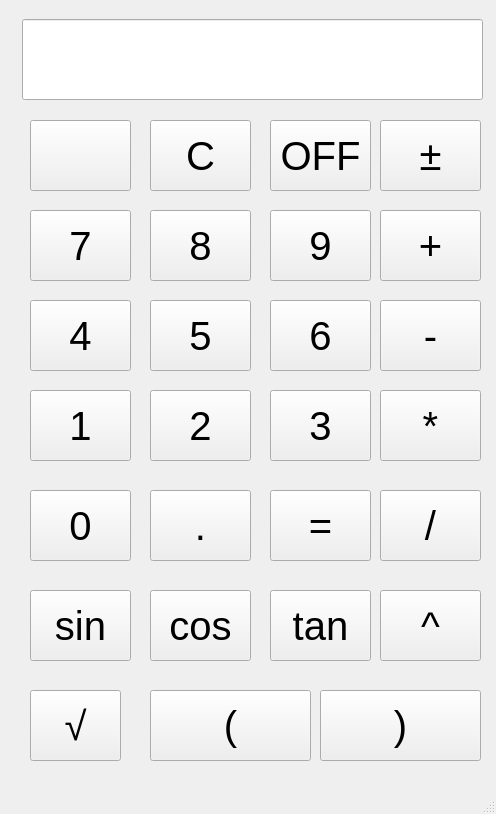
<?xml version="1.0" encoding="UTF-8"?>
<ui version="4.0">
 <class>MainWindow</class>
 <widget class="QMainWindow" name="MainWindow">
  <property name="geometry">
   <rect>
    <x>0</x>
    <y>0</y>
    <width>496</width>
    <height>814</height>
   </rect>
  </property>
  <property name="windowTitle">
   <string>MainWindow</string>
  </property>
  <widget class="QWidget" name="centralwidget">
   <widget class="QPushButton" name="pushButton">
    <property name="geometry">
     <rect>
      <x>30</x>
      <y>120</y>
      <width>101</width>
      <height>71</height>
     </rect>
    </property>
    <property name="text">
     <string/>
    </property>
    <property name="icon">
     <iconset>
      <normaloff>icons/backspace.png</normaloff>icons/backspace.png</iconset>
    </property>
    <property name="iconSize">
     <size>
      <width>50</width>
      <height>50</height>
     </size>
    </property>
   </widget>
   <widget class="QPushButton" name="pushButton_2">
    <property name="geometry">
     <rect>
      <x>150</x>
      <y>120</y>
      <width>101</width>
      <height>71</height>
     </rect>
    </property>
    <property name="font">
     <font>
      <pointsize>30</pointsize>
     </font>
    </property>
    <property name="text">
     <string>C</string>
    </property>
    <property name="iconSize">
     <size>
      <width>50</width>
      <height>50</height>
     </size>
    </property>
   </widget>
   <widget class="QPushButton" name="pushButton_3">
    <property name="geometry">
     <rect>
      <x>270</x>
      <y>120</y>
      <width>101</width>
      <height>71</height>
     </rect>
    </property>
    <property name="font">
     <font>
      <pointsize>30</pointsize>
      <weight>50</weight>
      <bold>false</bold>
     </font>
    </property>
    <property name="text">
     <string>OFF</string>
    </property>
   </widget>
   <widget class="QPushButton" name="pushButton_4">
    <property name="geometry">
     <rect>
      <x>380</x>
      <y>120</y>
      <width>101</width>
      <height>71</height>
     </rect>
    </property>
    <property name="font">
     <font>
      <pointsize>30</pointsize>
     </font>
    </property>
    <property name="text">
     <string>±</string>
    </property>
   </widget>
   <widget class="QPushButton" name="pushButton_5">
    <property name="geometry">
     <rect>
      <x>150</x>
      <y>210</y>
      <width>101</width>
      <height>71</height>
     </rect>
    </property>
    <property name="font">
     <font>
      <pointsize>30</pointsize>
     </font>
    </property>
    <property name="text">
     <string>8</string>
    </property>
   </widget>
   <widget class="QPushButton" name="pushButton_6">
    <property name="geometry">
     <rect>
      <x>30</x>
      <y>210</y>
      <width>101</width>
      <height>71</height>
     </rect>
    </property>
    <property name="font">
     <font>
      <pointsize>30</pointsize>
     </font>
    </property>
    <property name="text">
     <string>7</string>
    </property>
   </widget>
   <widget class="QPushButton" name="pushButton_7">
    <property name="geometry">
     <rect>
      <x>270</x>
      <y>210</y>
      <width>101</width>
      <height>71</height>
     </rect>
    </property>
    <property name="font">
     <font>
      <pointsize>30</pointsize>
     </font>
    </property>
    <property name="text">
     <string>9</string>
    </property>
   </widget>
   <widget class="QPushButton" name="pushButton_8">
    <property name="geometry">
     <rect>
      <x>380</x>
      <y>210</y>
      <width>101</width>
      <height>71</height>
     </rect>
    </property>
    <property name="font">
     <font>
      <pointsize>30</pointsize>
     </font>
    </property>
    <property name="text">
     <string>+</string>
    </property>
   </widget>
   <widget class="QPushButton" name="pushButton_9">
    <property name="geometry">
     <rect>
      <x>150</x>
      <y>300</y>
      <width>101</width>
      <height>71</height>
     </rect>
    </property>
    <property name="font">
     <font>
      <pointsize>30</pointsize>
     </font>
    </property>
    <property name="text">
     <string>5</string>
    </property>
   </widget>
   <widget class="QPushButton" name="pushButton_10">
    <property name="geometry">
     <rect>
      <x>30</x>
      <y>300</y>
      <width>101</width>
      <height>71</height>
     </rect>
    </property>
    <property name="font">
     <font>
      <pointsize>30</pointsize>
     </font>
    </property>
    <property name="text">
     <string>4</string>
    </property>
   </widget>
   <widget class="QPushButton" name="pushButton_11">
    <property name="geometry">
     <rect>
      <x>270</x>
      <y>300</y>
      <width>101</width>
      <height>71</height>
     </rect>
    </property>
    <property name="font">
     <font>
      <pointsize>30</pointsize>
     </font>
    </property>
    <property name="text">
     <string>6</string>
    </property>
   </widget>
   <widget class="QPushButton" name="pushButton_12">
    <property name="geometry">
     <rect>
      <x>380</x>
      <y>300</y>
      <width>101</width>
      <height>71</height>
     </rect>
    </property>
    <property name="font">
     <font>
      <pointsize>30</pointsize>
     </font>
    </property>
    <property name="text">
     <string>-</string>
    </property>
   </widget>
   <widget class="QPushButton" name="pushButton_13">
    <property name="geometry">
     <rect>
      <x>150</x>
      <y>390</y>
      <width>101</width>
      <height>71</height>
     </rect>
    </property>
    <property name="font">
     <font>
      <pointsize>30</pointsize>
     </font>
    </property>
    <property name="text">
     <string>2</string>
    </property>
   </widget>
   <widget class="QPushButton" name="pushButton_14">
    <property name="geometry">
     <rect>
      <x>30</x>
      <y>390</y>
      <width>101</width>
      <height>71</height>
     </rect>
    </property>
    <property name="font">
     <font>
      <pointsize>30</pointsize>
     </font>
    </property>
    <property name="text">
     <string>1</string>
    </property>
   </widget>
   <widget class="QPushButton" name="pushButton_15">
    <property name="geometry">
     <rect>
      <x>270</x>
      <y>390</y>
      <width>101</width>
      <height>71</height>
     </rect>
    </property>
    <property name="font">
     <font>
      <pointsize>30</pointsize>
     </font>
    </property>
    <property name="text">
     <string>3</string>
    </property>
   </widget>
   <widget class="QPushButton" name="pushButton_16">
    <property name="geometry">
     <rect>
      <x>380</x>
      <y>390</y>
      <width>101</width>
      <height>71</height>
     </rect>
    </property>
    <property name="font">
     <font>
      <pointsize>30</pointsize>
     </font>
    </property>
    <property name="text">
     <string>*</string>
    </property>
   </widget>
   <widget class="QPushButton" name="pushButton_17">
    <property name="geometry">
     <rect>
      <x>150</x>
      <y>490</y>
      <width>101</width>
      <height>71</height>
     </rect>
    </property>
    <property name="font">
     <font>
      <pointsize>30</pointsize>
     </font>
    </property>
    <property name="text">
     <string>.</string>
    </property>
   </widget>
   <widget class="QPushButton" name="pushButton_18">
    <property name="geometry">
     <rect>
      <x>30</x>
      <y>490</y>
      <width>101</width>
      <height>71</height>
     </rect>
    </property>
    <property name="font">
     <font>
      <pointsize>30</pointsize>
     </font>
    </property>
    <property name="text">
     <string>0</string>
    </property>
   </widget>
   <widget class="QPushButton" name="pushButton_19">
    <property name="geometry">
     <rect>
      <x>270</x>
      <y>490</y>
      <width>101</width>
      <height>71</height>
     </rect>
    </property>
    <property name="font">
     <font>
      <pointsize>30</pointsize>
     </font>
    </property>
    <property name="text">
     <string>=</string>
    </property>
   </widget>
   <widget class="QPushButton" name="pushButton_20">
    <property name="geometry">
     <rect>
      <x>380</x>
      <y>490</y>
      <width>101</width>
      <height>71</height>
     </rect>
    </property>
    <property name="font">
     <font>
      <pointsize>30</pointsize>
     </font>
    </property>
    <property name="text">
     <string>/</string>
    </property>
   </widget>
   <widget class="QPushButton" name="pushButton_21">
    <property name="geometry">
     <rect>
      <x>150</x>
      <y>590</y>
      <width>101</width>
      <height>71</height>
     </rect>
    </property>
    <property name="font">
     <font>
      <pointsize>30</pointsize>
     </font>
    </property>
    <property name="text">
     <string>cos</string>
    </property>
   </widget>
   <widget class="QPushButton" name="pushButton_22">
    <property name="geometry">
     <rect>
      <x>30</x>
      <y>590</y>
      <width>101</width>
      <height>71</height>
     </rect>
    </property>
    <property name="font">
     <font>
      <pointsize>30</pointsize>
     </font>
    </property>
    <property name="text">
     <string>sin</string>
    </property>
   </widget>
   <widget class="QPushButton" name="pushButton_23">
    <property name="geometry">
     <rect>
      <x>270</x>
      <y>590</y>
      <width>101</width>
      <height>71</height>
     </rect>
    </property>
    <property name="font">
     <font>
      <pointsize>30</pointsize>
     </font>
    </property>
    <property name="text">
     <string>tan</string>
    </property>
   </widget>
   <widget class="QPushButton" name="pushButton_24">
    <property name="geometry">
     <rect>
      <x>380</x>
      <y>590</y>
      <width>101</width>
      <height>71</height>
     </rect>
    </property>
    <property name="font">
     <font>
      <pointsize>30</pointsize>
     </font>
    </property>
    <property name="text">
     <string>^</string>
    </property>
   </widget>
   <widget class="QLineEdit" name="lineEdit">
    <property name="geometry">
     <rect>
      <x>22</x>
      <y>19</y>
      <width>461</width>
      <height>81</height>
     </rect>
    </property>
    <property name="font">
     <font>
      <pointsize>30</pointsize>
     </font>
    </property>
   </widget>
   <widget class="QPushButton" name="pushButton_28">
    <property name="geometry">
     <rect>
      <x>30</x>
      <y>690</y>
      <width>91</width>
      <height>71</height>
     </rect>
    </property>
    <property name="font">
     <font>
      <pointsize>30</pointsize>
     </font>
    </property>
    <property name="text">
     <string>√</string>
    </property>
   </widget>
   <widget class="QPushButton" name="pushButton_29">
    <property name="geometry">
     <rect>
      <x>150</x>
      <y>690</y>
      <width>161</width>
      <height>71</height>
     </rect>
    </property>
    <property name="font">
     <font>
      <pointsize>30</pointsize>
     </font>
    </property>
    <property name="text">
     <string>(</string>
    </property>
   </widget>
   <widget class="QPushButton" name="pushButton_30">
    <property name="geometry">
     <rect>
      <x>320</x>
      <y>690</y>
      <width>161</width>
      <height>71</height>
     </rect>
    </property>
    <property name="font">
     <font>
      <pointsize>30</pointsize>
     </font>
    </property>
    <property name="text">
     <string>)</string>
    </property>
   </widget>
  </widget>
  <widget class="QMenuBar" name="menubar">
   <property name="geometry">
    <rect>
     <x>0</x>
     <y>0</y>
     <width>496</width>
     <height>21</height>
    </rect>
   </property>
  </widget>
  <widget class="QStatusBar" name="statusbar"/>
 </widget>
 <resources>
  <include location="icons.qrc"/>
 </resources>
 <connections/>
</ui>
